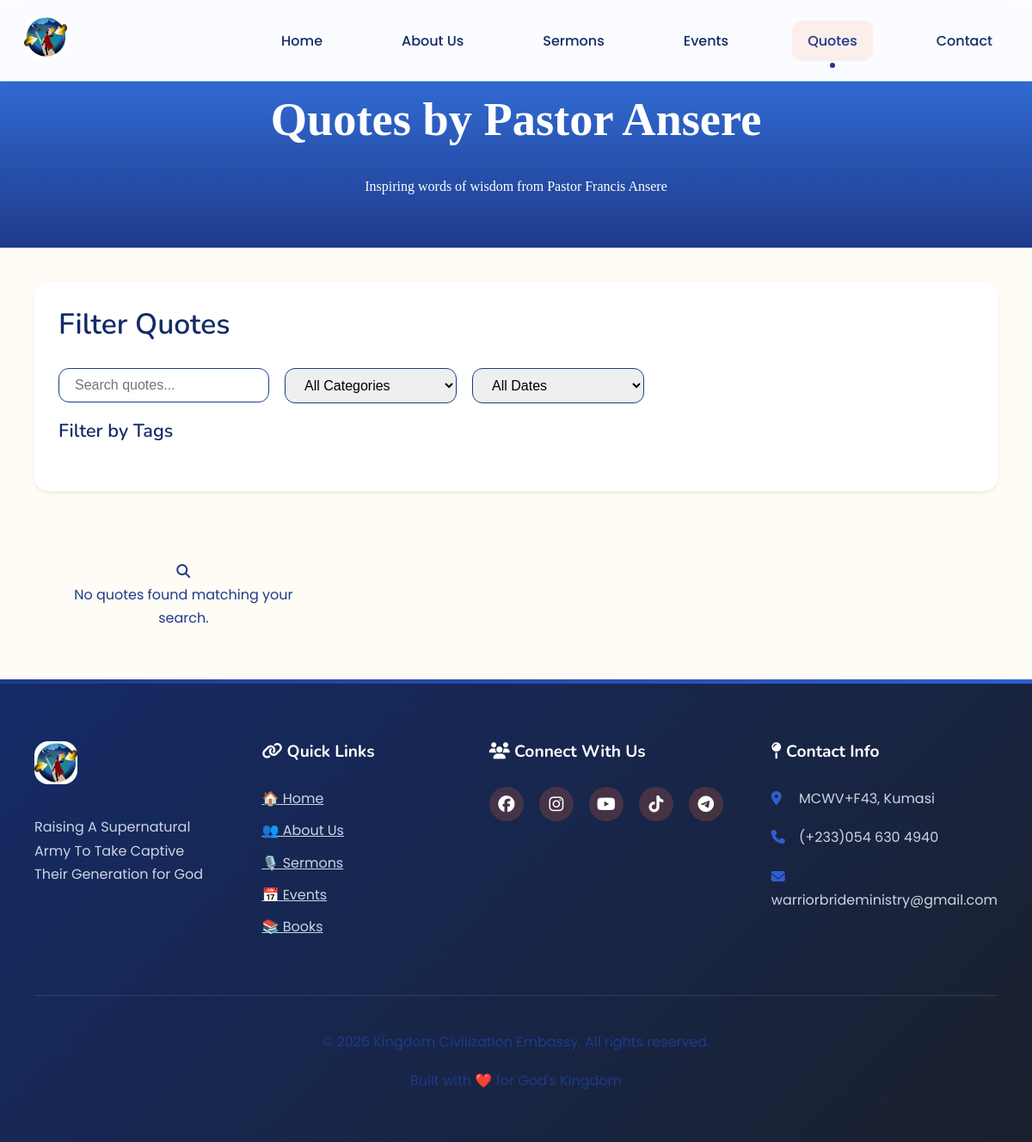
Page /quotes/ on the earlier database version.
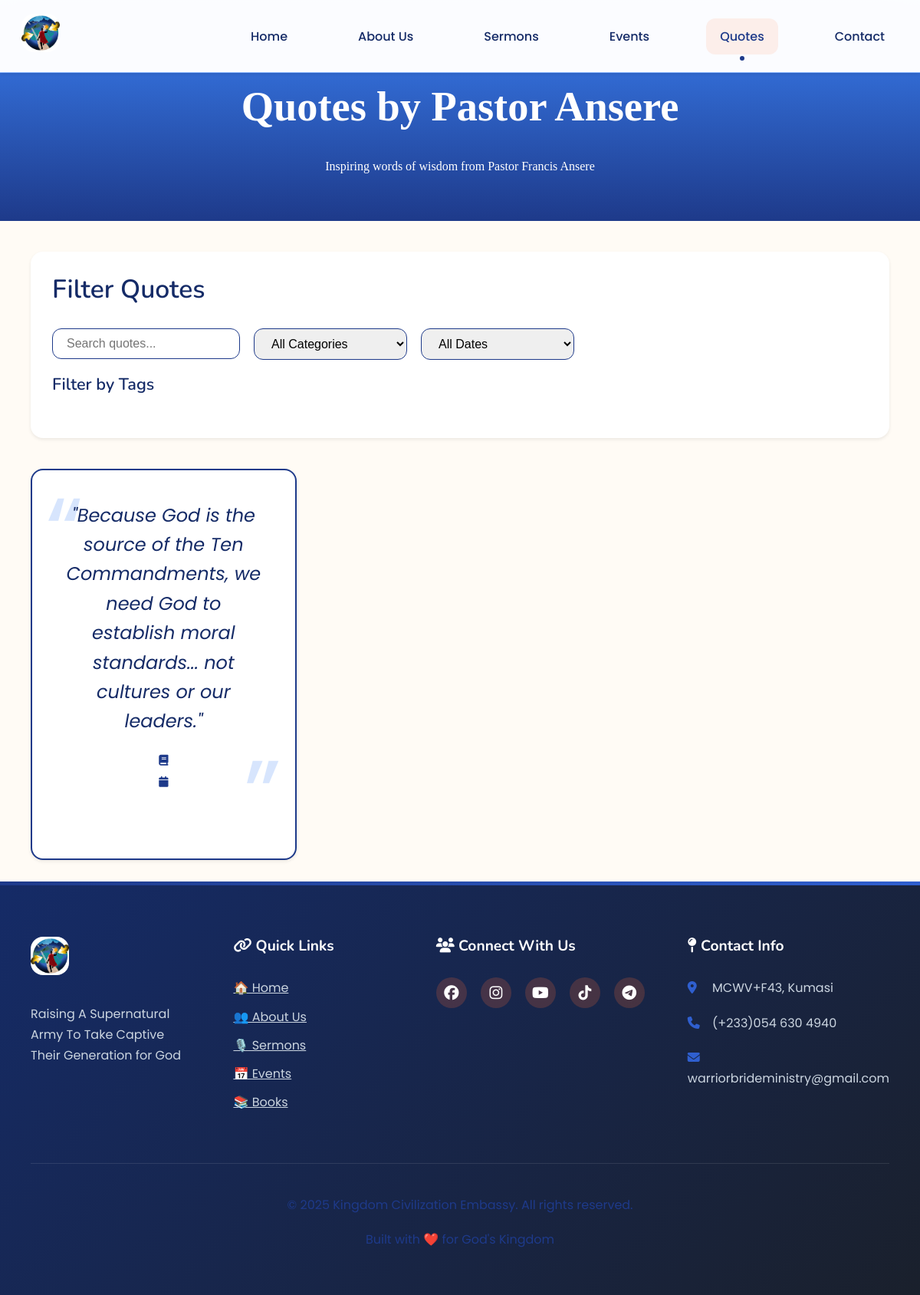
Same page on the later database version.
### core/models.py (models this page shows, shortened)
class Quote(models.Model):
   text = models.TextField()
   author = models.CharField(max_length=100, blank=True)
   reference = models.CharField(max_length=100, blank=True, null=True)
   sermon_source = models.ForeignKey(Sermon, on_delete=models.SET_NULL, blank=True, null=True, related_name='quotes')

### core/views.py (the view)
# urls.py: path('quotes/', views.quotes, name='quotes'),
def quotes(request):
   all_quotes = Quote.objects.order_by('author', 'id')
   return render(request, 'core/quotes.html', {'quotes': all_quotes})

### templates/core/quotes.html (shortened to what this page needs)
{% extends 'base.html' %}
{% load static %}
{% block head_extra %}
    <link rel="stylesheet" href="{% static 'css/quotes.css' %}">
{% endblock %}
{% block content %}
    <header class="quotes-header">
        <div class="container">
            <h1 class="text-center">Quotes by Pastor Ansere</h1>
            <p class="text-center">Inspiring words of wisdom from Pastor Francis Ansere</p>
        </div>
    </header>
    <main class="container">
        <div class="quotes-filters">
            <h3>Filter Quotes</h3>
            <div class="filter-group">
                <input type="text" id="searchInput" class="filter-input" placeholder="Search quotes...">
                <select id="categoryFilter" class="filter-input">
                    <option value="">All Categories</option>
                </select>
                <select id="dateFilter" class="filter-input">
                    <option value="">All Dates</option>
                </select>
            </div>
            <div class="tags-filter">
                <h4>Filter by Tags</h4>
            </div>
        </div>
        <div id="quotesContainer" class="quotes-grid grid grid-3">
            {% if quotes %}
                {% for quote in quotes %}
                    <div class="quote-card"
                         data-category="{{ quote.category|lower }}"
                         data-date="{{ quote.date|date:'Y-m-d' }}"
                         data-tags="{% for tag in quote.tags.all %}{{ tag.name|lower }}{% if not forloop.last %},{% endif %}{% endfor %}"
                         data-text="{{ quote.text|lower }}"
                         data-context="{{ quote.context|lower }}">
                        <div class="quote-text">
                            "{{ quote.text|safe }}"
                        </div>
                        <div class="quote-meta">
                            <p><i class="fas fa-book"></i> {{ quote.source }}</p>
                            <p><i class="fas fa-calendar"></i> {{ quote.date|date:"F j, Y" }}</p>
                        </div>
                    </div>
                {% endfor %}
            {% else %}
                <div class="no-quotes">
                    <i class="fas fa-search"></i>
                    <p>No quotes found matching your search.</p>
                </div>
            {% endif %}
        </div>
    </main>
{% endblock %}

Differences in the rows shown:
added Quote: text "Because God is the source of the Ten Commandments, we need God to establish moral standards... not cultures or our leaders."
Other differences:
text no longer shown: "No quotes found matching your search."
